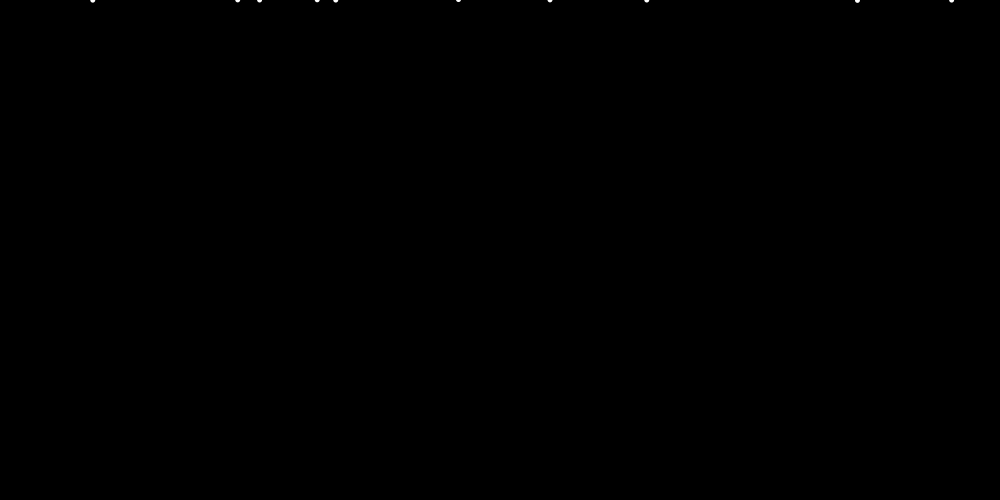
Frame 1 (no input)
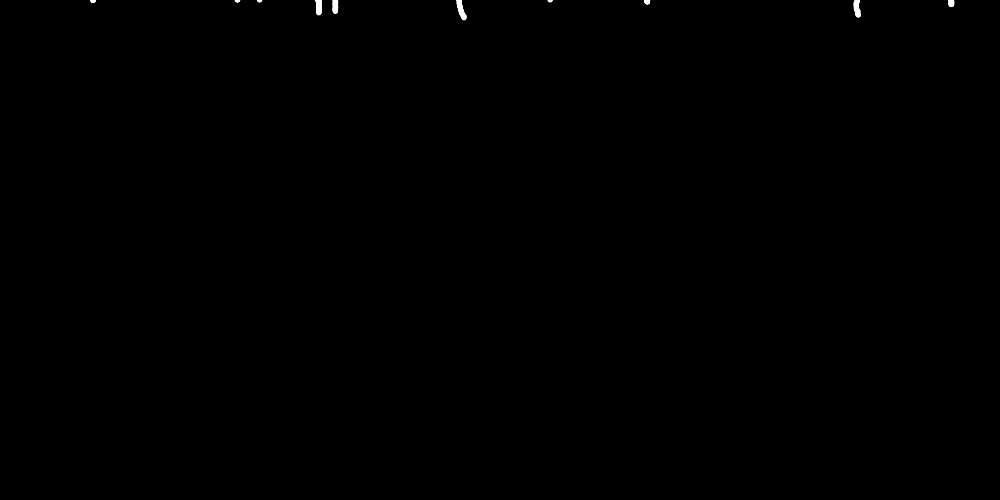
Frame 60 (the mouse pressed at the canvas centre just before this capture)
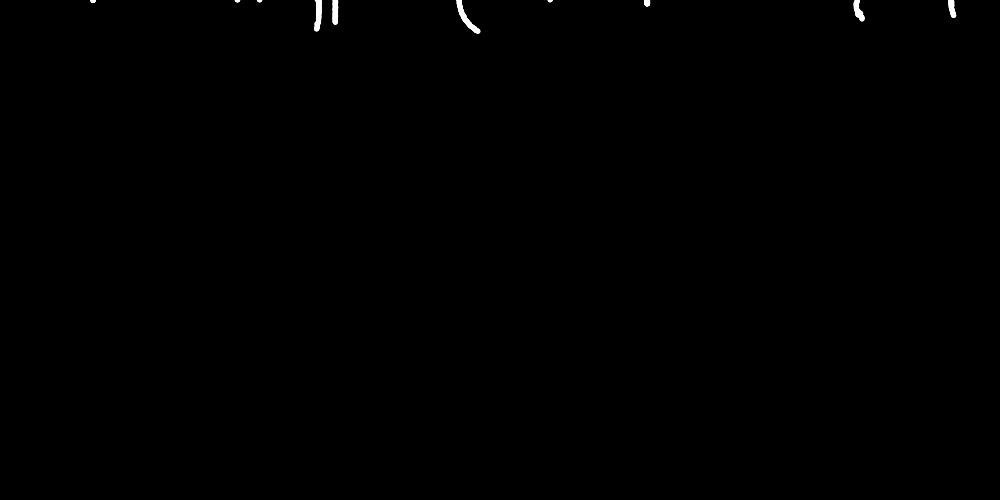
Frame 120 (the mouse held since frame 60 and released just before this capture)

The Processing sketch that drew these frames (run headless with seeded random() and noise(); from frame 60 on, the mouse is pressed at the canvas centre):

// Processing sketch: particle_test
// ── particle_test.pde
ArrayList<Particle> parr;
float noiseScale = 2000;

void setup(){
 size(1000,500); 
 background(0);
 noStroke();
 parr = new ArrayList<Particle>();
 for(int i = 0;i<10;i++){
   Particle p = new Particle(random(width));
   parr.add(p);
 }
}

void draw(){

  for(int i = 0;i<10;i++){
   parr.get(i).move(); 
   parr.get(i).show();
  }
}

class Particle{
 PVector position;
 PVector vel;
 PVector acc;
 float lifespan;
 
 Particle(float w){
   this.position = new PVector(w,0);
   this.vel = new PVector(0,0);
   this.lifespan = 20;
 }
 
 void show(){
  fill(255);
  ellipse(this.position.x,this.position.y,5,5); 
 }
 
 void move(){
   float angle = noise(this.position.x/noiseScale, this.position.y/noiseScale)*TWO_PI*noiseScale;
   //
   float i = random(1,5);
   //this.vel.y = sin(angle);
   while(i>0){
   this.vel.x = cos(angle)/10;
   this.vel.y = sin(angle)/10;
   this.position.add(this.vel);
   i--;
   }
   
 }
  
}
